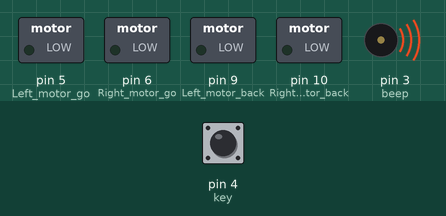
Recording of a sketch running on a simulated Arduino Uno, built with avr-gcc and run on an emulated ATmega328P. Shown: switched loads named in the sketch (green lamp = pin HIGH), buzzer (waves = sounding, pin HIGH). The inputs (shaded band) are chosen by the test bench; at power-on: pin 4 (key) HIGH.

Above: at 2.8 s.
2.9 s: pin 4 (key) pulled LOW for 0.15 s
At 8.4 s:
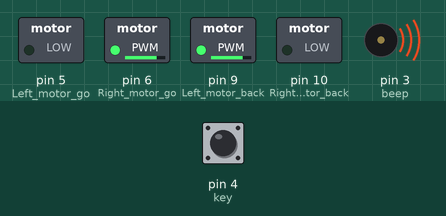
At 11.1 s:
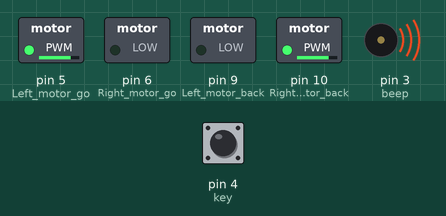
Timing chart, 0 to 13.6 s (numbered marks = the images above; inputs shaded):
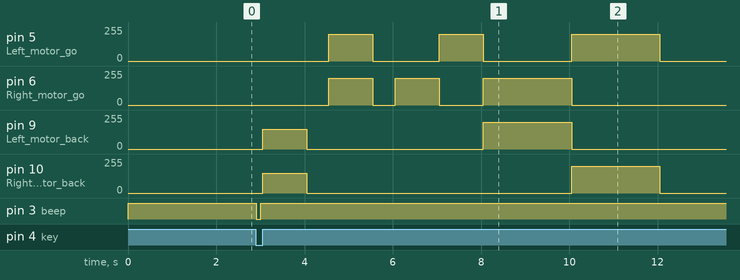

Measured:
- after the input at 2.9 s, pin 5 (Left_motor_go): goes 200/255 1.0 s, 0/255 1.5 s, 200/255 1.0 s, 0/255 2.0 s, 200/255 2.0 s, then 0/255, starting after 1.7 s; pin 6 (Right_motor_go): goes 200/255 1.0 s, 0/255 0.50 s, 200/255 1.0 s, 0/255 1.0 s, 200/255 2.0 s, then 0/255, starting after 1.7 s

The sketch:

Button_start.ino
```cpp
//============================================================================
//  Button start Buzzer sounds Experiment
//=============================================================================

//==============================
//Set motor port
//==============================
int Left_motor_back = 9;
int Left_motor_go = 5;
int Right_motor_go = 6;
int Right_motor_back = 10;
int Right_motor_en = 8;
int Left_motor_en = 7;

/*Set Button port*/
int key=4;

/*Set BUZZER port*/
int beep=3;

void setup()
{
  //Initialize motor drive for output mode
  pinMode(Left_motor_go,OUTPUT);
  pinMode(Left_motor_back,OUTPUT);
  pinMode(Right_motor_go,OUTPUT);
  pinMode(Right_motor_back,OUTPUT);

  pinMode(key,INPUT);// Set button as input
  pinMode(beep,OUTPUT); // Set buzzer as output

  digitalWrite(key,HIGH);//Initialize button
  digitalWrite(beep,HIGH);// set buzzer mute
}

void run(int time)     // 前进
{
  digitalWrite(Right_motor_go,HIGH); // right motor go ahead
  digitalWrite(Right_motor_back,LOW);
  analogWrite(Right_motor_go,200);//PWM--Pulse Width Modulation(0~255). It can be adjusted to control speed.
  analogWrite(Right_motor_back,0);
  digitalWrite(Left_motor_go,HIGH); // set left motor go ahead
  digitalWrite(Left_motor_back,LOW);
  analogWrite(Left_motor_go,200);//PWM--Pulse Width Modulation(0~255). It can be adjusted to control speed.
  analogWrite(Left_motor_back,0);
  delay(time * 100);   //Running time can be adjusted
}

void brake(int time)           //stop
{
  digitalWrite(Right_motor_go,LOW);
  digitalWrite(Right_motor_back,LOW);
  digitalWrite(Left_motor_go,LOW);
  digitalWrite(Left_motor_back,LOW);
  delay(time * 100);
}

void left(int time) //turn left
{
  digitalWrite(Right_motor_go,HIGH);// right motor go ahead
  digitalWrite(Right_motor_back,LOW);
  analogWrite(Right_motor_go,200);// PWM--Pulse Width Modulation(0~255) control speed
  analogWrite(Right_motor_back,0);
  digitalWrite(Left_motor_go,LOW);  // left motor stop
  digitalWrite(Left_motor_back,LOW);
  analogWrite(Left_motor_go,0);
  analogWrite(Left_motor_back,0);
  delay(time * 100);
}

void spin_left(int time)   //Left rotation
{
  digitalWrite(Right_motor_go,HIGH);// right motor go ahead
  digitalWrite(Right_motor_back,LOW);
  analogWrite(Right_motor_go,200);// PWM--Pulse Width Modulation(0~255) control speed
  analogWrite(Right_motor_back,0);
  digitalWrite(Left_motor_go,LOW);   // left motor back off
  digitalWrite(Left_motor_back,HIGH);
  analogWrite(Left_motor_go,0);
  analogWrite(Left_motor_back,200);// PWM--Pulse Width Modulation(0~255) control speed
  delay(time * 100);
}

void right(int time)      //turn right
{
  digitalWrite(Right_motor_go,LOW);   // right motor stop
  digitalWrite(Right_motor_back,LOW);
  analogWrite(Right_motor_go,0);
  analogWrite(Right_motor_back,0);
  digitalWrite(Left_motor_go,HIGH);// left motor go ahead
  digitalWrite(Left_motor_back,LOW);
  analogWrite(Left_motor_go,200);// PWM--Pulse Width Modulation(0~255) control speed
  analogWrite(Left_motor_back,0);
  delay(time * 100);
}

void spin_right(int time)   //Right rotation
{
  digitalWrite(Right_motor_go,LOW);  // right motor back off
  digitalWrite(Right_motor_back,HIGH);
  analogWrite(Right_motor_go,0);
  analogWrite(Right_motor_back,200);// PWM--Pulse Width Modulation(0~255) control speed
  digitalWrite(Left_motor_go,HIGH);// left motor go ahead
  digitalWrite(Left_motor_back,LOW);
  analogWrite(Left_motor_go,200);// PWM--Pulse Width Modulation(0~255) control speed
  analogWrite(Left_motor_back,0);
  delay(time * 100);
}

void back(int time)   //back off
{
  digitalWrite(Right_motor_go,LOW); //right motor back off
  digitalWrite(Right_motor_back,HIGH);
  analogWrite(Right_motor_go,0);
  analogWrite(Right_motor_back,150);// PWM--Pulse Width Modulation(0~255) control speed
  digitalWrite(Left_motor_go,LOW);  //left motor back off
  digitalWrite(Left_motor_back,HIGH);
  analogWrite(Left_motor_go,0);
  analogWrite(Left_motor_back,150);// PWM--Pulse Width Modulation(0~255) control speed
  delay(time * 100);
}

void keysacn()
{
  int val;
  val=digitalRead(key);// Reads the button ,the level value assigns to val
  while(digitalRead(key))// When the button is not pressed
  {
    val=digitalRead(key);
  }
  while(!digitalRead(key))// When the button is pressed
  {
    delay(10);	//delay 10ms
    val=digitalRead(key);// Reads the button ,the level value assigns to val
    if(val==LOW)  //Double check the button is pressed
    {

      digitalWrite(beep,LOW);//The buzzer sounds
      delay(100);//delay 100ms
      while(!digitalRead(key))	//Determine if the button is released or not
        digitalWrite(beep,HIGH);//mute
    }
    else
      digitalWrite(beep,HIGH);//mute
  }
}

void loop()
{

  delay(2000); //delay 2s
  keysacn();

  back(10); //back off for 1s
  brake(5); //stop for 0.5s
  run(10);//go ahead for 1s
  brake(5); //stop for 0.5s
  left(10);//turn left for 1s
  right(10);//turn right for 1s
  spin_left(20);//Left rotation for 2s
  spin_right(20);//Right rotation for 2s
  brake(5);	 //stop for 0.5s
}
```
